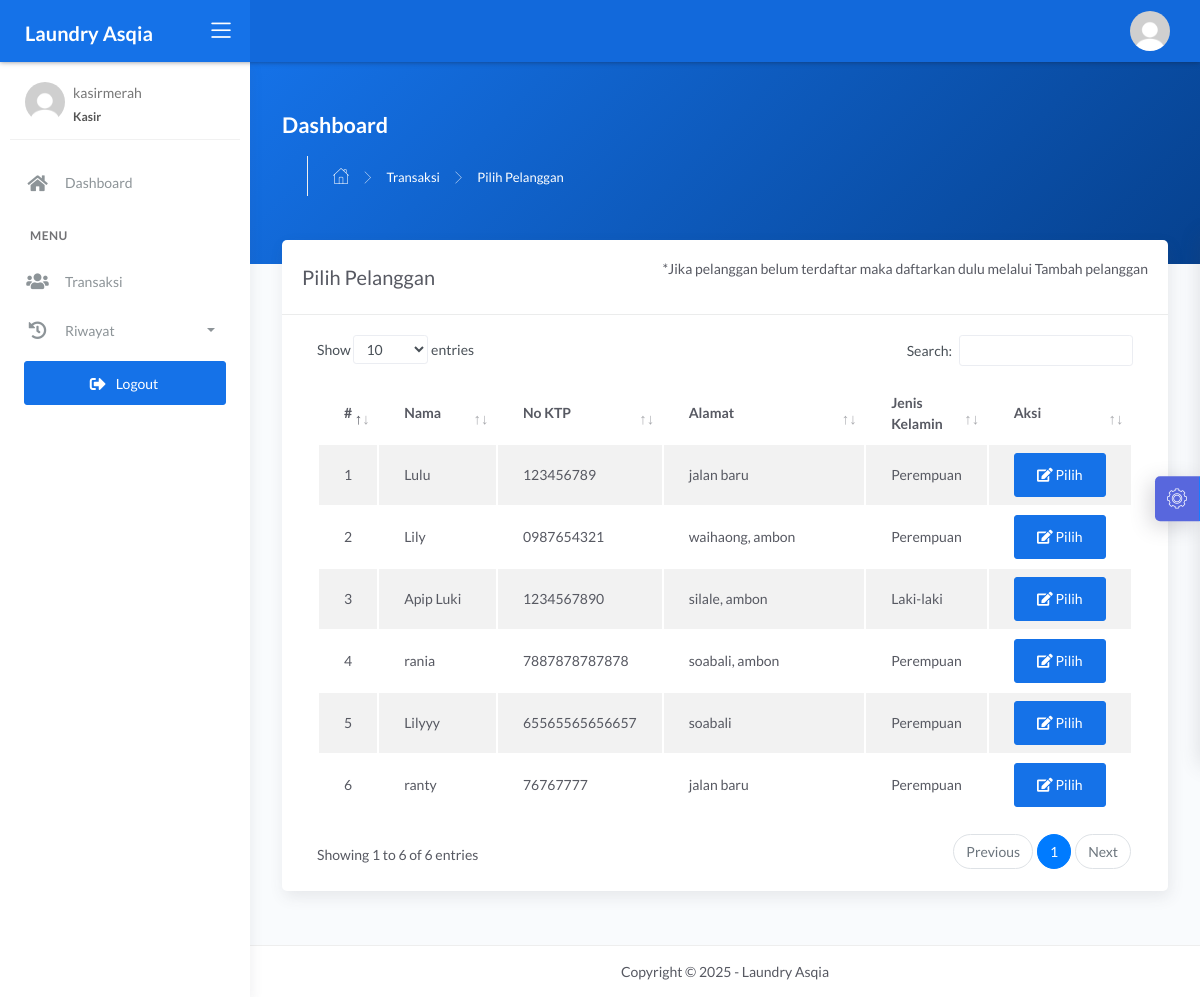
The app's page /kasir/cari.php (signed in) with its own data.
### tables this page shows
CREATE TABLE `pelanggan` (
  `id_pelanggan` int(11) NOT NULL,
  `nama_pelanggan` varchar(228) NOT NULL,
  `alamat_pelanggan` text NOT NULL,
  `jenis_kelamin` enum('L','P') NOT NULL,
  `telp_pelanggan` varchar(15) NOT NULL,
  `no_ktp` varchar(30) NOT NULL
);

### kasir/cari.php (the view, shortened to what this page needs)
<?php
$title = 'Pilih Pelanggan';
require 'koneksi.php';
$query = 'SELECT * FROM pelanggan';
$data = mysqli_query($conn, $query);
require 'header.php';
?>
<div class="panel-header bg-primary-gradient">
    <div class="page-inner py-5">
        <div class="d-flex align-items-left align-items-md-center flex-column flex-md-row">
            <div>
                <h2 class="text-white pb-2 fw-bold">Dashboard</h2>
            </div>
        </div>
        <div class="page-header">
            <ul class="breadcrumbs">
                <li class="nav-home">
                    <a href="index.php" style="color: white;">
                        <i class="flaticon-home"></i>
                    </a>
                </li>
                <li class="separator">
                    <i class="flaticon-right-arrow" style="color: white;"></i>
                </li>
                <li class="nav-item">
                    <a href="transaksi.php" style="color: white;">Transaksi</a>
                </li>
                <li class="separator">
                    <i class="flaticon-right-arrow" style="color: white;"></i>
                </li>
                <li class="nav-item">
                    <a href="#" style="color: white;"><?= $title; ?></a>
                </li>
            </ul>
        </div>
    </div>
</div>
<div class="page-inner mt--5">
    <diva class="row">
        <div class="col-md-12">
            <div class="card">
                <div class="card-header">
                    <div class="d-flex align-items-center">
                        <h4 class="card-title"><?= $title; ?></h4>
                        <p class="ml-auto">
                            *Jika pelanggan belum terdaftar maka daftarkan dulu melalui Tambah pelanggan
                        </p>
                    </div>
                </div>
                <div class="card-body">
                    <div class="table-responsive">
                        <table id="basic-datatables" class="display table table-striped table-hover">
                            <thead>
                                <tr>
                                    <th style="width: 7%">#</th>
                                    <th>Nama</th>
                                    <th style="width: 20%;">No KTP</th>
                                    <th style="width: 25%;">Alamat</th>
                                    <th style="width: 15%;">Jenis Kelamin</th>
                                    <th style="width: 10%">Aksi</th>
                                </tr>
                            </thead>
                            <tbody>
                                <?php
                                $no = 1;
                                if (mysqli_num_rows($data) > 0) {
                                    while ($plg = mysqli_fetch_assoc($data)) {
                                ?>
                                        <tr>
                                            <td><?= $no++; ?></td>
                                            <td><?= $plg['nama_pelanggan']; ?></td>
                                            <td><?= $plg['no_ktp']; ?></td>
                                            <td><?= $plg['alamat_pelanggan']; ?></td>
                                            <td><?php if ($plg['jenis_kelamin'] == 'L') {
                                                    echo "Laki-laki";
                                                } else {
                                                    echo "Perempuan";
                                                } ?>
                                            </td>
                                            <td>
                                                <div class="form-button-action">
                                                    <a href="tambah_transaksi.php?id=<?= $plg['id_pelanggan']; ?>" type="button" class="btn btn-primary" data-original-title="pilih">
                                                        <i class="fa fa-edit"></i> Pilih
                                                    </a>
                                                </div>
                                            </td>
                                        </tr>
                                <?php }
                                }
                                ?>
                            </tbody>
                        </table>
                    </div>
                </div>
            </div>
        </div>
</div>
</div>
<?php
require 'footer.php';
?>

### records on screen
pelanggan: nama_pelanggan "Lulu", no_ktp "123456789", alamat_pelanggan "jalan baru", jenis_kelamin "Perempuan"
pelanggan: nama_pelanggan "Lily", no_ktp "0987654321", alamat_pelanggan "waihaong, ambon", jenis_kelamin "Perempuan"
pelanggan: nama_pelanggan "Apip Luki", no_ktp "1234567890", alamat_pelanggan "silale, ambon", jenis_kelamin "Laki-laki"
pelanggan: nama_pelanggan "rania", no_ktp "7887878787878", alamat_pelanggan "soabali, ambon", jenis_kelamin "Perempuan"
pelanggan: nama_pelanggan "Lilyyy", no_ktp "65565565656657", alamat_pelanggan "soabali", jenis_kelamin "Perempuan"
pelanggan: nama_pelanggan "ranty", no_ktp "76767777", alamat_pelanggan "jalan baru", jenis_kelamin "Perempuan"

### other values on screen
$_SESSION['username'] "kasirmerah"
$title "Pilih Pelanggan"
